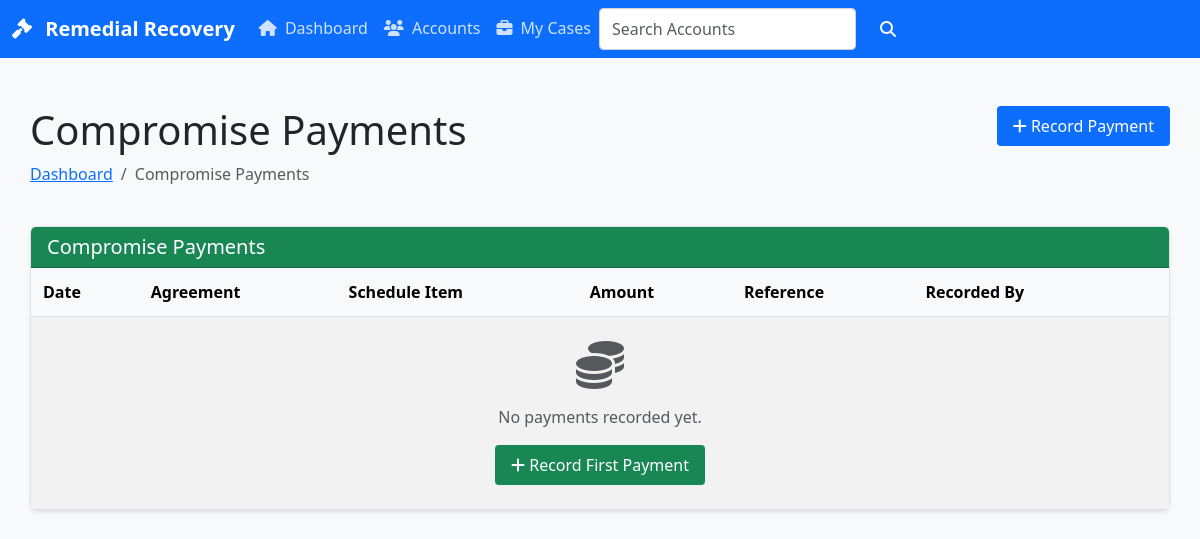
The app's page /remedial/payments/, older data.
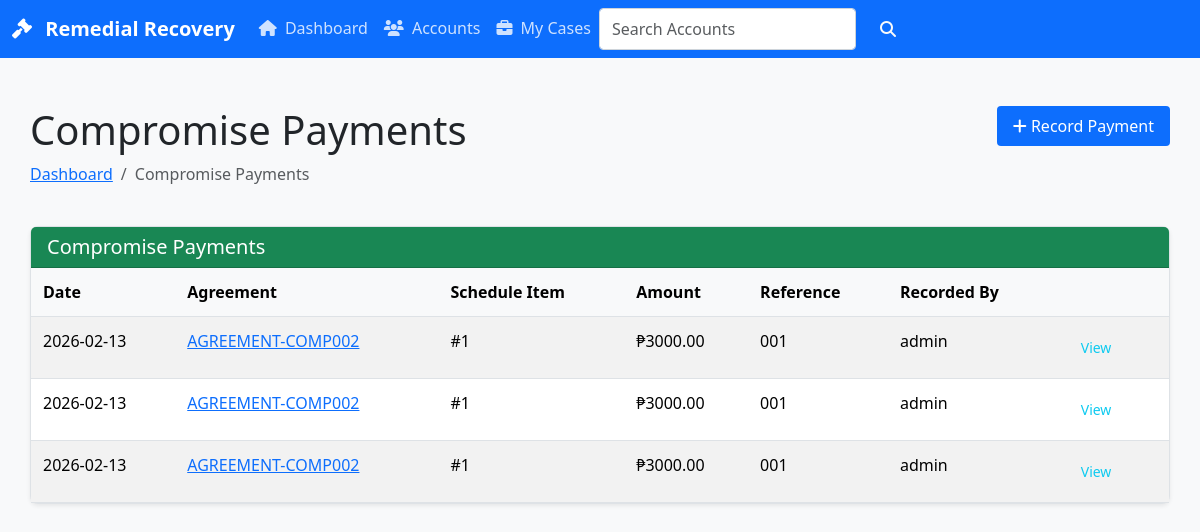
The same page, newer data.
### apps/remedial/models.py (models this page shows, shortened)
class CompromisePayment(TenantAwareModel, TimeStampedModel):
    compromise_agreement = models.ForeignKey(
        CompromiseAgreement,
        on_delete=models.CASCADE,
        related_name="payments",
    )
    schedule_item = models.ForeignKey(
        CompromiseScheduleItem,
        on_delete=models.SET_NULL,
        null=True,
        blank=True,
        related_name="payments",
    )
    payment_date = models.DateField(default=timezone.now)
    amount = models.DecimalField(max_digits=14, decimal_places=2)
    reference_no = models.CharField(max_length=128, blank=True)
    received_by = models.ForeignKey(
        settings.AUTH_USER_MODEL,
        on_delete=models.PROTECT,
        related_name="compromise_payments",
    )

class CompromiseAgreement(TenantAwareModel, TimeStampedModel):
    remedial_account = models.ForeignKey(
        RemedialAccount,
        on_delete=models.CASCADE,
        related_name="compromise_agreements",
    )
    agreement_no = models.CharField(max_length=64)
    status = models.CharField(max_length=20, choices=CompromiseStatus.choices, default=CompromiseStatus.DRAFT)
    settlement_amount = models.DecimalField(max_digits=14, decimal_places=2)
    start_date = models.DateField(null=True, blank=True)
    terms = models.TextField(blank=True, default="")
    grace_days = models.PositiveSmallIntegerField(default=3)
    default_threshold_days = models.PositiveSmallIntegerField(default=30)
    approved_by = models.ForeignKey(
        settings.AUTH_USER_MODEL,
        on_delete=models.PROTECT,
        null=True,
        blank=True,
        related_name="approved_compromises",
    )
    approved_at = models.DateTimeField(null=True, blank=True)
    created_by = models.ForeignKey(
        settings.AUTH_USER_MODEL,
        on_delete=models.PROTECT,
        related_name="created_compromises",
    )
    compromise_signed_date = models.DateField(null=True, blank=True)
    is_active = models.BooleanField(default=False)
    class Meta:
        constraints = [
            models.UniqueConstraint(
                fields=["remedial_account"],
                condition=models.Q(status__in=[
                    CompromiseStatus.APPROVED,
                    CompromiseStatus.ACTIVE,
                    CompromiseStatus.DEFAULTED,
                ]),
                name="unique_active_compromise_per_account",
            ),
            models.UniqueConstraint(fields=["remedial_account", "agreement_no"], name="unique_compromise_per_account"),
        ]

class CompromiseScheduleItem(TenantAwareModel, TimeStampedModel):
    compromise_agreement = models.ForeignKey(
        CompromiseAgreement,
        on_delete=models.CASCADE,
        related_name="schedule_items",
    )
    seq_no = models.PositiveIntegerField()
    due_date = models.DateField()
    amount_due = models.DecimalField(max_digits=14, decimal_places=2)
    amount_paid = models.DecimalField(max_digits=14, decimal_places=2, default=0)
    status = models.CharField(max_length=10, choices=ScheduleStatus.choices, default=ScheduleStatus.DUE)
    notes = models.TextField(blank=True)
    last_reminder_sent_at = models.DateTimeField(null=True, blank=True)
    last_escalation_sent_at = models.DateTimeField(null=True, blank=True)
    class Meta:
        unique_together = ("compromise_agreement", "seq_no")
        ordering = ["due_date"]

### apps/remedial/views.py (the view)
# urls.py: path("payments/", views.CompromisePaymentListView.as_view(), name="compromisepayment-list"),
class CompromisePaymentListView(ListView):
    model = models.CompromisePayment
    template_name = 'remedial/compromisepayment_list.html'
    context_object_name = 'payments'
    paginate_by = 20
    def get_queryset(self):
        return models.CompromisePayment.objects.filter(tenant=self.request.tenant).select_related('compromise_agreement', 'schedule_item', 'received_by').order_by('-payment_date')
    def get_context_data(self, **kwargs):
        context = super().get_context_data(**kwargs)
        context['title'] = 'Compromise Payments'
        context['active_page'] = 'payments'
        return context

### templates/remedial/compromisepayment_list.html (shortened to what this page needs)
{% extends "base.html" %}
{% block content %}
<div class="container py-4">
    <div class="row mb-4">
        <div class="col">
            <h1>{{ title }}</h1>
            <nav aria-label="breadcrumb">
                <ol class="breadcrumb">
                    <li class="breadcrumb-item"><a href="{% url 'remedial:dashboard' %}">Dashboard</a></li>
                    <li class="breadcrumb-item active" aria-current="page">{{ title }}</li>
                </ol>
            </nav>
        </div>
        <div class="col-auto">
            <a href="{% url 'remedial:compromisepayment-create' %}" class="btn btn-primary">
                <i class="fas fa-plus"></i> Record Payment
            </a>
        </div>
    </div>
    <div class="card shadow-sm">
        <div class="card-header bg-success text-white">
            <h5 class="mb-0">Compromise Payments</h5>
        </div>
        <div class="card-body p-0">
            <div class="table-responsive">
                <table class="table table-striped table-hover mb-0">
                    <thead class="table-light">
                        <tr>
                            <th>Date</th>
                            <th>Agreement</th>
                            <th>Schedule Item</th>
                            <th>Amount</th>
                            <th>Reference</th>
                            <th>Recorded By</th>
                            <th></th>
                        </tr>
                    </thead>
                    <tbody>
                        {% for payment in payments %}
                        <tr>
                            <td>{{ payment.payment_date|date:"Y-m-d" }}</td>
                            <td>
                                <a href="{% url 'remedial:compromise-detail' payment.compromise_agreement.pk %}">
                                    {{ payment.compromise_agreement.agreement_no }}
                                </a>
                            </td>
                            <td>
                                {% if payment.schedule_item %}
                                    #{{ payment.schedule_item.seq_no }}
                                {% else %}
                                    —
                                {% endif %}
                            </td>
                            <td>₱{{ payment.amount|floatformat:2 }}</td>
                            <td>{{ payment.reference_no|default:"—" }}</td>
                            <td>{{ payment.received_by }}</td>
                            <td>
                                <a href="{% url 'remedial:compromisepayment-detail' payment.pk %}" class="btn btn-outline-info btn-sm">
                                    View
                                </a>
                            </td>
                        </tr>
                        {% empty %}
                        <tr>
                            <td colspan="7" class="text-center py-4">
                                <i class="fas fa-coins fa-3x text-muted mb-3"></i>
                                <p class="text-muted">No payments recorded yet.</p>
                                <a href="{% url 'remedial:compromisepayment-create' %}" class="btn btn-success">
                                    <i class="fas fa-plus"></i> Record First Payment
                                </a>
                            </td>
                        </tr>
                        {% endfor %}
                    </tbody>
                </table>
            </div>
        </div>
    </div>
</div>
{% endblock %}

### templates/base.html (shortened to what this page needs)
<!DOCTYPE html>
<html lang="en">
  <head>
    <link href="https://cdn.jsdelivr.net/npm/bootstrap@5.3.3/dist/css/bootstrap.min.css" rel="stylesheet">
    <link href="https://cdn.jsdelivr.net/npm/bootstrap@5.3.3/dist/css/bootstrap.min.css?v=1.0" rel="stylesheet">
    <link rel="stylesheet" href="https://cdnjs.cloudflare.com/ajax/libs/font-awesome/6.4.0/css/all.min.css">
  </head>
  <body class="bg-light">
    {% load crispy_forms_tags %}
    {% include "components/navigation.html" %}
    <main class="container my-4">
      {% block content %}{% endblock %}
    </main>
  </body>
</html>

### templates/components/navigation.html (shortened to what this page needs)
<nav class="navbar navbar-expand-lg navbar-dark bg-primary">
    <div class="container-fluid">
        <a class="navbar-brand" href="{% url 'remedial:dashboard' %}">
            <i class="fas fa-gavel me-2"></i>
            Remedial Recovery
        </a>
        <div class="collapse navbar-collapse" id="navbarNav">
            <ul class="navbar-nav me-auto">
                <li class="nav-item">
                    <a class="nav-link {% if 'dashboard' in request.resolver_match.url_name %}active{% endif %}"
                       href="{% url 'remedial:dashboard' %}">
                        <i class="fas fa-home me-1"></i> Dashboard
                    </a>
                </li>
                <li class="nav-item">
                    <a class="nav-link {% if 'remedialaccount-list' in request.resolver_match.url_name %}active{% endif %}"
                       href="{% url 'remedial:remedialaccount-list' %}">
                        <i class="fas fa-users me-1"></i> Accounts
                    </a>
                </li>
                <li class="nav-item">
                    <a class="nav-link {% if 'my-cases' in request.resolver_match.url_name %}active{% endif %}"
                       href="{% url 'remedial:my-cases' %}">
                        <i class="fas fa-briefcase me-1"></i> My Cases
                    </a>
                </li>
                <li class="nav-item">
                    <form class="d-flex" role="search" action="{% url 'remedial:remedialaccount-list' %}" method="get">
                        <input class="form-control me-2" type="search" placeholder="Search Accounts" aria-label="Search" name="q">
                        <button class="btn btn-outline-light" type="submit"><i class="fas fa-search"></i></button>
                    </form>
                </li>
    </div>
</nav>

### templates/base.html (style rules this page uses)
.container { max-width: 1200px; margin: 0 auto; padding: 0 15px; }
.navbar { background-color: #0d6efd !important; }
.navbar-brand { color: white !important; font-weight: bold; }
.nav-link { color: rgba(255,255,255,0.8) !important; }
.btn { padding: 8px 16px; border-radius: 4px; border: none; cursor: pointer; font-weight: 500; }
.btn-primary { background-color: #0d6efd; color: white; }
.card { border: 1px solid #dee2e6; border-radius: 8px; margin-bottom: 20px; }
.card-body { padding: 20px; }
.table { width: 100%; border-collapse: collapse; }
.table th, .table td { padding: 12px; text-align: left; border-bottom: 1px solid #dee2e6; }
.table-striped tbody tr:nth-of-type(odd) { background-color: #f8f9fa; }
.form-control { width: 100%; padding: 8px 12px; border: 1px solid #ced4da; border-radius: 4px; }

Row changes from the older to the newer data that the page shows:
added CompromisePayment: payment_date "2026-02-13", compromise_agreement.agreement_no "AGREEMENT-COMP002", schedule_item.seq_no "1", amount "3000.00", reference_no "001", received_by "admin"
added CompromisePayment: payment_date "2026-02-13", compromise_agreement.agreement_no "AGREEMENT-COMP002", schedule_item.seq_no "1", amount "3000.00", reference_no "001", received_by "admin"
added CompromisePayment: payment_date "2026-02-13", compromise_agreement.agreement_no "AGREEMENT-COMP002", schedule_item.seq_no "1", amount "3000.00", reference_no "001", received_by "admin"
Text that changed along with them:
text no longer shown: "No payments recorded yet. Record First Payment"
